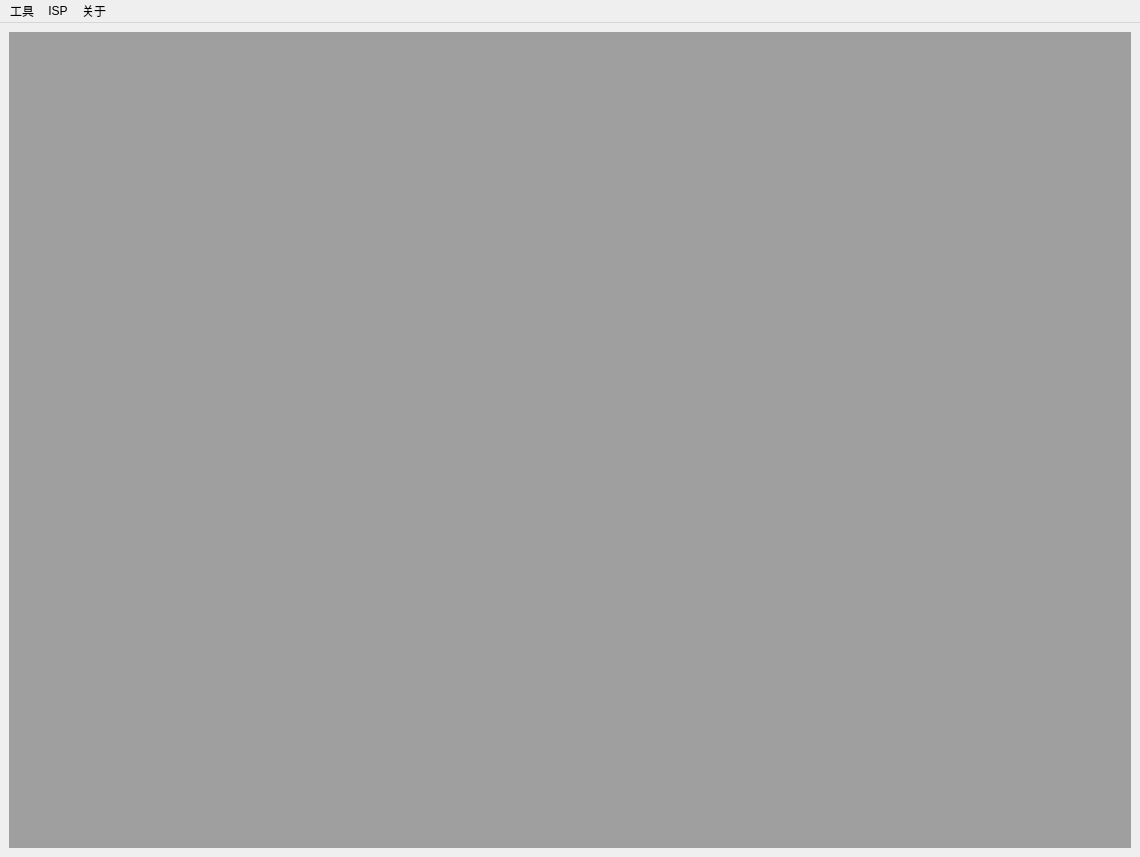
<?xml version="1.0" encoding="UTF-8"?>
<ui version="4.0">
 <class>MainWindow</class>
 <widget class="QMainWindow" name="MainWindow">
  <property name="windowModality">
   <enum>Qt::NonModal</enum>
  </property>
  <property name="geometry">
   <rect>
    <x>0</x>
    <y>0</y>
    <width>1140</width>
    <height>857</height>
   </rect>
  </property>
  <property name="windowTitle">
   <string>ImageTools</string>
  </property>
  <property name="windowIcon">
   <iconset>
    <normaloff>:/tool_icon/resource/main.png</normaloff>:/tool_icon/resource/main.png</iconset>
  </property>
  <widget class="QWidget" name="centralwidget">
   <layout class="QGridLayout" name="gridLayout_2">
    <item row="0" column="0">
     <widget class="QMdiArea" name="mdiArea">
      <property name="acceptDrops">
       <bool>true</bool>
      </property>
      <property name="lineWidth">
       <number>0</number>
      </property>
      <property name="verticalScrollBarPolicy">
       <enum>Qt::ScrollBarAsNeeded</enum>
      </property>
      <property name="horizontalScrollBarPolicy">
       <enum>Qt::ScrollBarAsNeeded</enum>
      </property>
      <property name="viewMode">
       <enum>QMdiArea::TabbedView</enum>
      </property>
      <property name="tabsClosable">
       <bool>true</bool>
      </property>
      <property name="tabsMovable">
       <bool>true</bool>
      </property>
      <property name="tabShape">
       <enum>QTabWidget::Rounded</enum>
      </property>
     </widget>
    </item>
   </layout>
  </widget>
  <widget class="QMenuBar" name="menubar">
   <property name="geometry">
    <rect>
     <x>0</x>
     <y>0</y>
     <width>1140</width>
     <height>22</height>
    </rect>
   </property>
   <widget class="QMenu" name="menu_2">
    <property name="title">
     <string>工具</string>
    </property>
    <addaction name="shake_tool"/>
    <addaction name="imageeditor"/>
    <addaction name="rawimageeditor"/>
    <addaction name="video_compare"/>
    <addaction name="yuv_viewer"/>
   </widget>
   <widget class="QMenu" name="menuISP">
    <property name="title">
     <string>ISP</string>
    </property>
    <addaction name="pqtools2code"/>
    <addaction name="field_depth_tool"/>
   </widget>
   <widget class="QMenu" name="menu">
    <property name="title">
     <string>关于</string>
    </property>
    <addaction name="userguide"/>
    <addaction name="clearcache"/>
    <addaction name="checkupdate"/>
   </widget>
   <addaction name="menu_2"/>
   <addaction name="menuISP"/>
   <addaction name="menu"/>
  </widget>
  <action name="shake_tool">
   <property name="text">
    <string>抖动测试工具</string>
   </property>
  </action>
  <action name="imageeditor">
   <property name="text">
    <string>图片分析工具</string>
   </property>
  </action>
  <action name="about">
   <property name="text">
    <string>关于</string>
   </property>
  </action>
  <action name="rawimageeditor">
   <property name="text">
    <string>raw图分析工具</string>
   </property>
  </action>
  <action name="video_compare">
   <property name="text">
    <string>视频对比工具</string>
   </property>
  </action>
  <action name="pqtools2code">
   <property name="text">
    <string>PQtools转代码</string>
   </property>
  </action>
  <action name="field_depth_tool">
   <property name="text">
    <string>镜头计算器</string>
   </property>
  </action>
  <action name="af_calc_tool">
   <property name="text">
    <string>镜头曲线计算工具</string>
   </property>
  </action>
  <action name="userguide">
   <property name="text">
    <string>用户手册</string>
   </property>
  </action>
  <action name="clearcache">
   <property name="text">
    <string>清理缓存</string>
   </property>
  </action>
  <action name="checkupdate">
   <property name="text">
    <string>检查更新</string>
   </property>
  </action>
  <action name="yuv_viewer">
   <property name="text">
    <string>YUV查看工具</string>
   </property>
  </action>
 </widget>
 <resources/>
 <connections/>
</ui>
